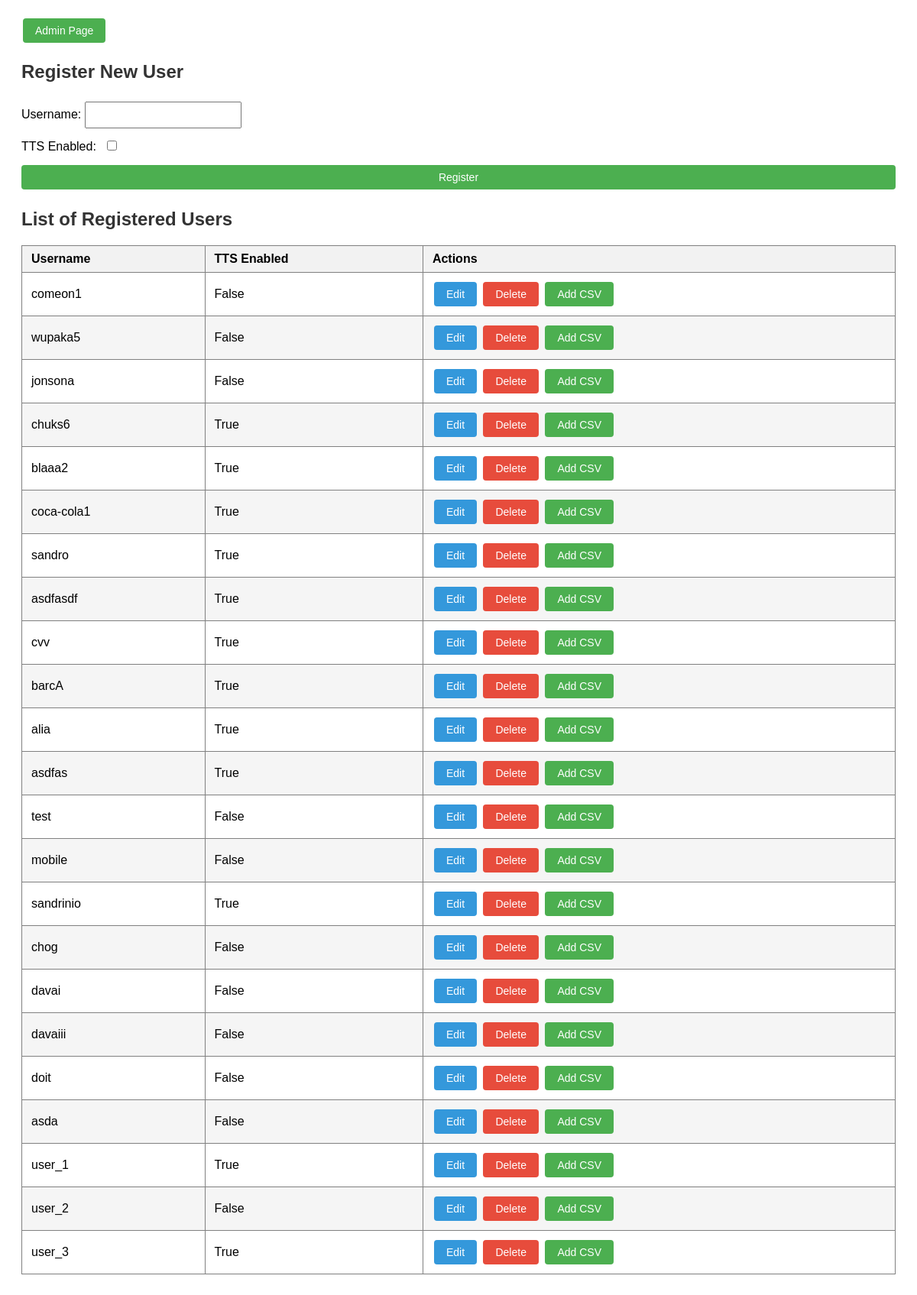
The app's page /, older data.
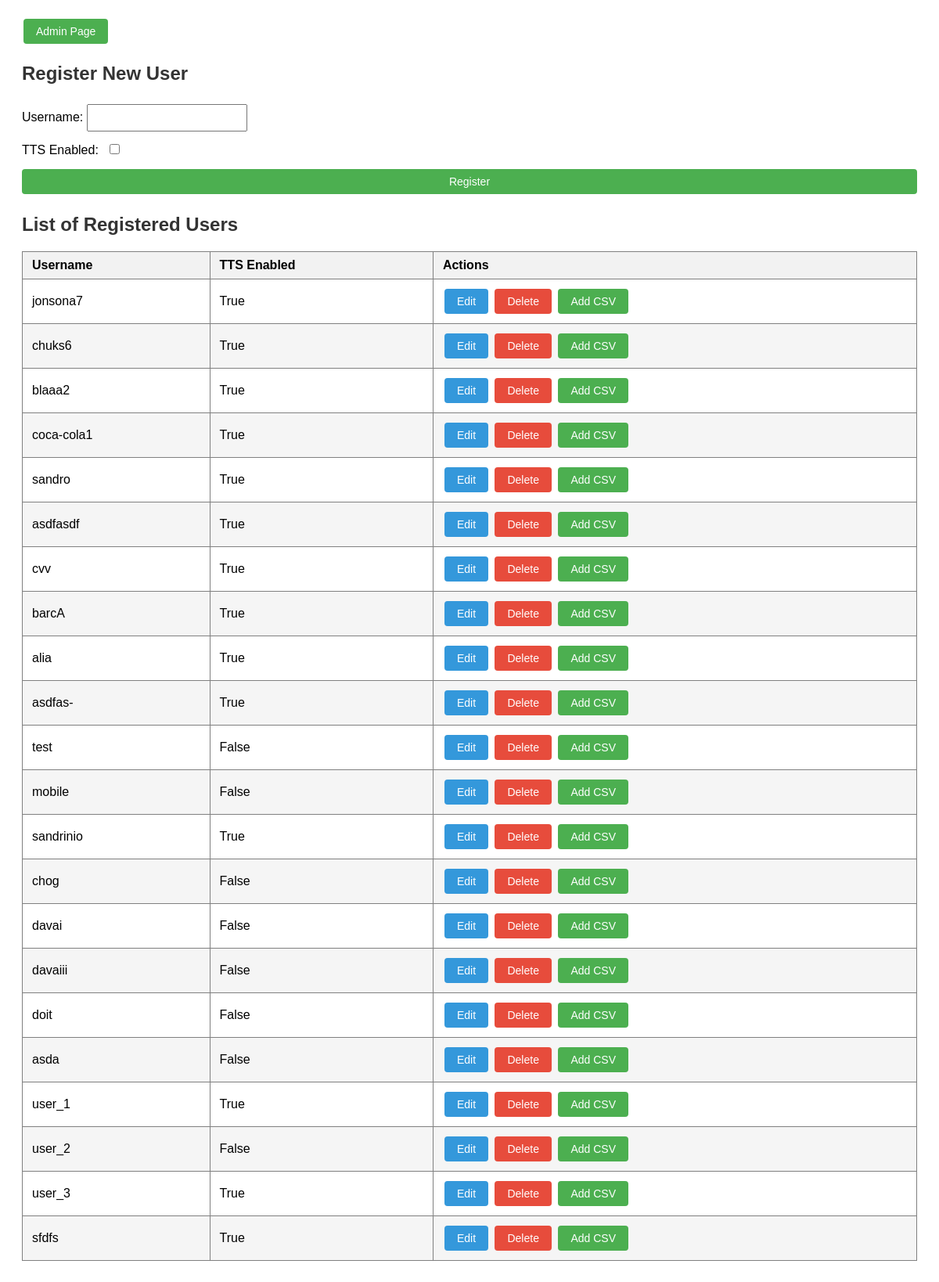
The same page, newer data.
### core/models.py (models this page shows, shortened)
class Client(models.Model):
    username = models.CharField(max_length=255, unique=True)
    tts_enabled = models.BooleanField(default=False)

### core/views.py (the view)
# urls.py: path('', views.list_view, name='home'),
def list_view(request):
    users = Client.objects.all()
    return render(request, "home.html", {'users': users})

### core/templates/home.html (shortened to what this page needs)
{% load static %}
<!DOCTYPE html>
<html lang="en">
<head>
    <link rel="stylesheet" href="{% static 'css/styles.css' %}">
</head>
<body>
<div style="margin: 20px;">
    <div>
        <button class="admin" onclick="location.href='/admin/'">Admin Page</button>
        <h2>Register New User</h2>
        <form action="/create" method="post">
            <div>
                <label for="username">Username:</label>
                <input type="text" name="username" required>
            </div>
            <div>
                <label for="tts_enabled">TTS Enabled:</label>
                <input type="checkbox" name="tts_enabled">
            </div>
            <input class="register" type="submit" value="Register">
        </form>
    </div>
    <h2>List of Registered Users</h2>
    <table border="1" cellpadding="10" cellspacing="0" width="100%">
        <thead>
            <tr>
                <th>Username</th>
                <th>TTS Enabled</th>
                <th>Actions</th>
            </tr>
        </thead>
        <tbody>
            {% for user in users %}
            <tr>
                <td>{{ user.username }}</td>
                <td>{{ user.tts_enabled }}</td>
                <td>
                    <button class="edit" onclick="location.href='/{{ user.id }}/update'">Edit</button>
                    <button class="delete" onclick="location.href='/{{ user.id }}/delete'">Delete</button>
                    <button class="csv" onclick="location.href='/{{ user.id }}/upload-csv'">Add CSV</button>
                </td>
            </tr>
            {% endfor %}
        </tbody>
    </table>
    <br>
</div>
</body>
</html>

Row changes from the older to the newer data that the page shows:
removed Client: username "comeon1", tts_enabled "False"
removed Client: username "wupaka5", tts_enabled "False"
changed Client: username "jonsona" → "jonsona7"; tts_enabled "False" → "True"
changed Client: username "asdfas" → "asdfas-"
added Client: username "sfdfs", tts_enabled "True"
